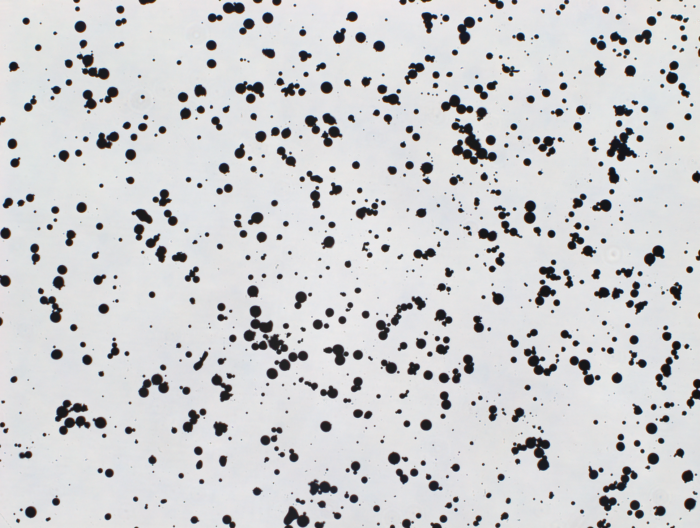
#> input picture Week 3/Code-Week#3/Ti_powder.tif, 700 x 528 px, found by its file name; the run also reads 1 picture not shown here
$ python '1. Template matching single object in an image.py'
#> lines starting #> are read from the running program, lines starting #| are printed output that depends on the picture
# -*- coding: utf-8 -*-
"""
Created on Sun Jan 21 12:50:43 2024

@author: Noopa Jagadeesh
"""

"""
OBJECT DETECTION WITH TEMPLATES

Need a source image and a template image.
The template image T is slided over the source image (as in 2D convolution),
and the program tries to find matches using statistics.
Several comparison methods are implemented in OpenCV.
It returns a grayscale image, where each pixel denotes how much does the
neighbourhood of that pixel match with template.

Once we have the result, we can use cv2.minMaxLoc() function
to find where is the maximum/minimum value. Take it as the top-left corner of the
rectangle and take (w,h) as width and height of the rectangle.
That rectangle can be drawn on the region of matched template.
"""
### Template matching, single object in an image.

import cv2
import numpy as np
from matplotlib import pyplot as plt

img_rgb = cv2.imread('C:/Users/Downloads/COSC/images/Ti_powder.tif')
#> img_rgb is the input picture: shape (528, 700, 3); mean B, G, R 207.2, 205.5, 205.2
img_gray = cv2.cvtColor(img_rgb, cv2.COLOR_BGR2GRAY) #Converting to Gray Scale
template = cv2.imread('C:/Users/Downloads/COSC/images/Ti_powder_single.tif', 0)
h, w = template.shape[::]
#> h = 18; w = 16

#methods available: ['cv2.TM_CCOEFF', 'cv2.TM_CCOEFF_NORMED', 'cv2.TM_CCORR',
#            'cv2.TM_CCORR_NORMED', 'cv2.TM_SQDIFF', 'cv2.TM_SQDIFF_NORMED']

res = cv2.matchTemplate(img_gray, template, cv2.TM_SQDIFF)
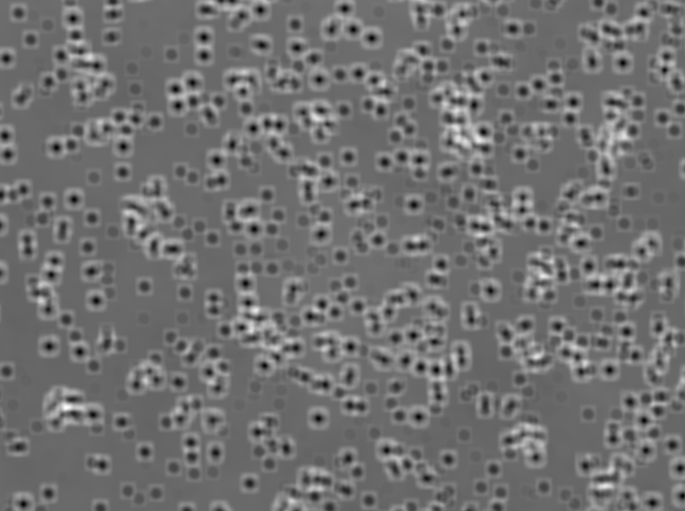
#> res: shape (511, 685) float32; min 2, max 7702932, mean 3424285.8; drawn with min black and max white
# For TM_SQDIFF, Good match yields minimum value; bad match yields large values
# For all others it is exactly opposite, max value = good fit.
plt.imshow(res, cmap='gray')

min_val, max_val, min_loc, max_loc = cv2.minMaxLoc(res)
#> min_val = 2; max_val = 7702932; min_loc = (318, 418); max_loc = (66, 407)

top_left = min_loc  #Change to max_loc for all except for TM_SQDIFF
#> top_left = (318, 418)
bottom_right = (top_left[0] + w, top_left[1] + h)
#> bottom_right = (334, 436)

cv2.rectangle(img_gray, top_left, bottom_right, (0,0,0), 2)  #Black rectangle with thickness 2.
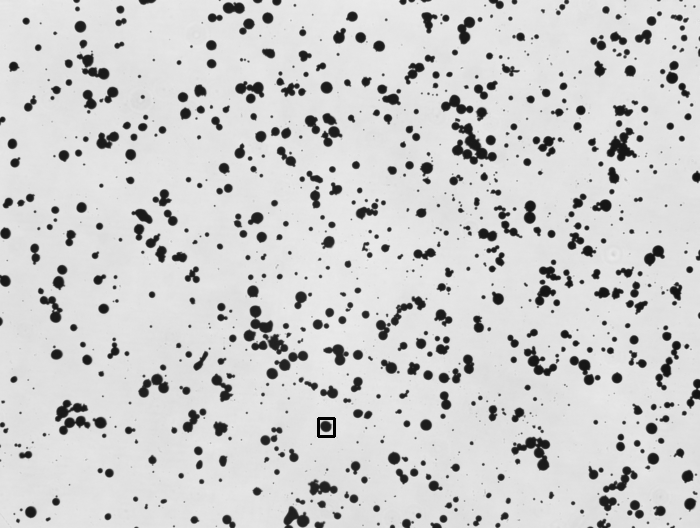
#> img_gray: shape (528, 700); min 0, max 241, mean 205.5

cv2.imshow("Matched image", img_gray)
cv2.waitKey()
cv2.destroyAllWindows()
